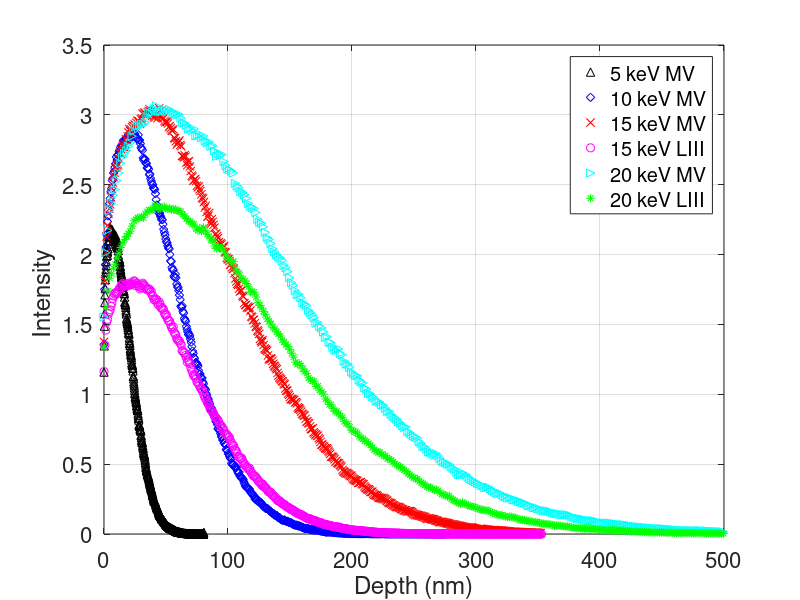

Write the MATLAB code that produced this figure.
clc
clear all
close all

% reading the data file and taking the depth data and x-ray intesnity data
% (xray absorebed by detector)

% code loads all the data for the 5 MV case into variable W5MV
% then we extract depth of the 1/e of max intensity into W5MV1e, where 1e
% means the 1/e location
% MV denotes the MV characteristic x-ray, simillary at higher energies
% there is the L3 chracteristic xray
% the probing depths are then output into the command window, and the depth
% profiles are plot 

W5MV=dlmread('tungsten_5keV_MV_xray_distribution.dat','',2,0);

% getting the depth at 1/e of max intensity 
W5MV1e=W5MV((find(W5MV(:,3)./max(W5MV(:,3))<0.368,1)),1);



figure 
plot(W5MV(:,1),W5MV(:,3),'k^')
grid on 
xlabel('Depth (nm)','FontSize',16)
ylabel('Intensity ','FontSize',16)
set(gcf,'color','w');
set(gca,'fontsize',16);

hold on


W10MV=dlmread('tungsten_10keV_MV_xray_distribution.dat','',2,0);
plot(W10MV(:,1),W10MV(:,3),'bd')


% getting the depth at 1/e of max intensity 
W10MV1e=W10MV((find(W10MV(:,3)./max(W10MV(:,3))<0.368,1)),1);


hold on

W15MV=dlmread('tungsten_15keV_MV_xray_distribution.dat','',2,0);
plot(W15MV(1:end-1,1),W15MV(1:end-1,3),'rx')



% getting the depth at 1/e of max intensity 
W15MV1e=W15MV((find(W15MV(:,3)./max(W15MV(:,3))<0.368,1)),1);


hold on

W15l3=dlmread('tungsten_15keV_l3_xray_distribution.dat','',2,0);
plot(W15l3(:,1),W15l3(:,3),'mo')

% getting the depth at 1/e of max intensity 
W15l31e=W15l3((find(W15l3(:,3)./max(W15l3(:,3))<0.368,1)),1);


hold on


W20MV=dlmread('tungsten_20keV_MV_xray_distribution.dat','',2,0);
plot(W20MV(:,1),W20MV(:,3),'c>')

% getting the depth at 1/e of max intensity 
W20MV1e=W20MV((find(W20MV(:,3)./max(W20MV(:,3))<0.368,1)),1);

hold on

W20l3=dlmread('tungsten_20keV_l3_xray_distribution.dat','',2,0);
plot(W20l3(:,1),W20l3(:,3),'g*')

% getting the depth at 1/e of max intensity 
W20l31e=W20l3((find(W20l3(:,3)./max(W20l3(:,3))<0.368,1)),1);



axis([0 500 0 3.5 ])
legend('5 keV MV','10 keV MV','15 keV MV','15 keV LIII','20 keV MV','20 keV LIII' )



depth=[W5MV1e  W10MV1e W15MV1e W15l31e W20MV1e W20l31e]
